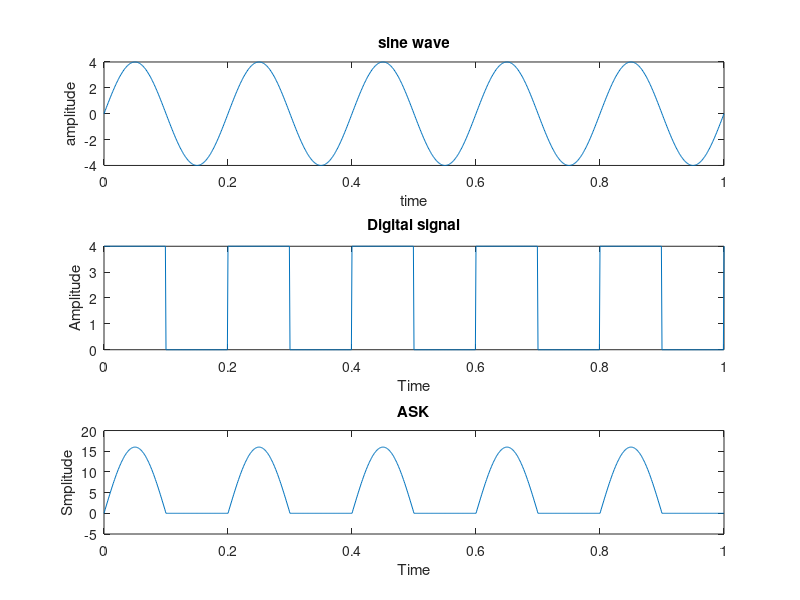

Write the MATLAB code that produced this figure.
clc;
clear all;
close all;
f1=input('Enter carrier frequency : ');
f2=input('Enter pulse frequency : ');
A=4;
t = 0:0.001:1;
x=A*sin(2*pi*f1*t);
y=(A/2)*square(2*pi*f2*t)+A/2;
z=x.*y;
subplot(3,1,1);
plot(t,x);
title('sine wave');
xlabel('time');
ylabel('amplitude');
subplot(3,1,2);
plot(t,y);
title('Digital signal');
xlabel('Time');
ylabel('Amplitude');
subplot(3,1,3);
plot(t,z);
title('ASK');
xlabel('Time');
ylabel('Smplitude');
